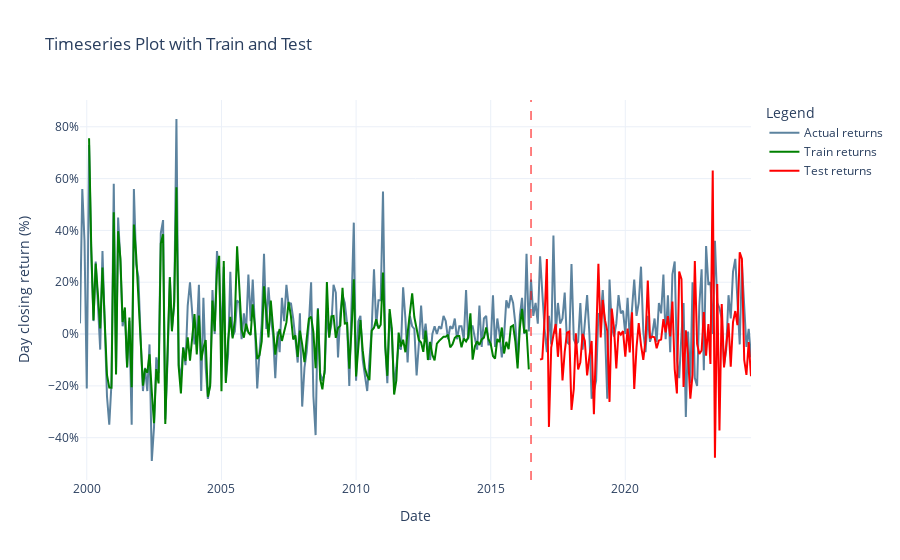

Write notebook code for a chart like this one.
### Code cell
timeseries_plt = np.hstack(timeseries) - 1
train_plt = np.hstack(train_plot) - 1
test_plt = np.hstack(test_plot) - 1

# Create the plot
fig = go.Figure()

# Add the timeseries line
fig.add_trace(go.Scatter(y=timeseries_plt, x=df_complete.index.tolist(), mode='lines', name='Actual returns',
                         line=dict(color='#5c839f', width=2)))  #, line=dict(color='red'))
# Add the training plot in red
fig.add_trace(go.Scatter(y=train_plt, x=df_complete.index.tolist(), mode='lines', name='Train returns',
                         line=dict(color='green', width=2)))  #, line=dict(color='red')
# Add the testing plot in green
fig.add_trace(go.Scatter(y=test_plt, x=df_complete.index.tolist(), mode='lines', name='Test returns',
                         line=dict(color='red', width=2)))  # , line=dict(color='green')

# Add Vertical line
fig.add_vline(x=df_complete.index.tolist()[train_size], line_color='red', line_dash='dash', line_width=1) #  line=dict(color="red", width=2, dash="dash")

# Update layout with labels
fig.update_layout(
    title='Timeseries Plot with Train and Test',
    xaxis=dict(
        title='Date'
    ),
    yaxis=dict(
        title='Day closing return (%)',
        tickformat='.0%',
    ),
    legend=dict(title="Legend"),
    template="plotly_white"
)

# Show plot
fig.show()

### Figure 1 — Plotly figure (JSON) as saved in the notebook; plotly's stock layout.template omitted (floating-point values rounded to 4 significant figures; data arrays with more than 128 entries replaced by an {"elided": "..."} marker saying what was removed)
{"data": [{"line": {"color": "#5c839f", "width": 2}, "mode": "lines", "name": "Actual returns", "x": {"elided": "300 str values"}, "y": {"elided": "300 float values"}, "type": "scatter"}, {"line": {"color": "green", "width": 2}, "mode": "lines", "name": "Train returns", "x": {"elided": "300 str values"}, "y": {"elided": "300 float values"}, "type": "scatter"}, {"line": {"color": "red", "width": 2}, "mode": "lines", "name": "Test returns", "x": {"elided": "300 str values"}, "y": {"elided": "300 float values"}, "type": "scatter"}], "layout": {"shapes": [{"line": {"color": "red", "dash": "dash", "width": 1}, "type": "line", "x0": "2016-07-01", "x1": "2016-07-01", "xref": "x", "y0": 0, "y1": 1, "yref": "y domain"}], "yaxis": {"title": {"text": "Day closing return (%)"}, "tickformat": ".0%"}, "title": {"text": "Timeseries Plot with Train and Test"}, "xaxis": {"title": {"text": "Date"}}, "legend": {"title": {"text": "Legend"}}}}
